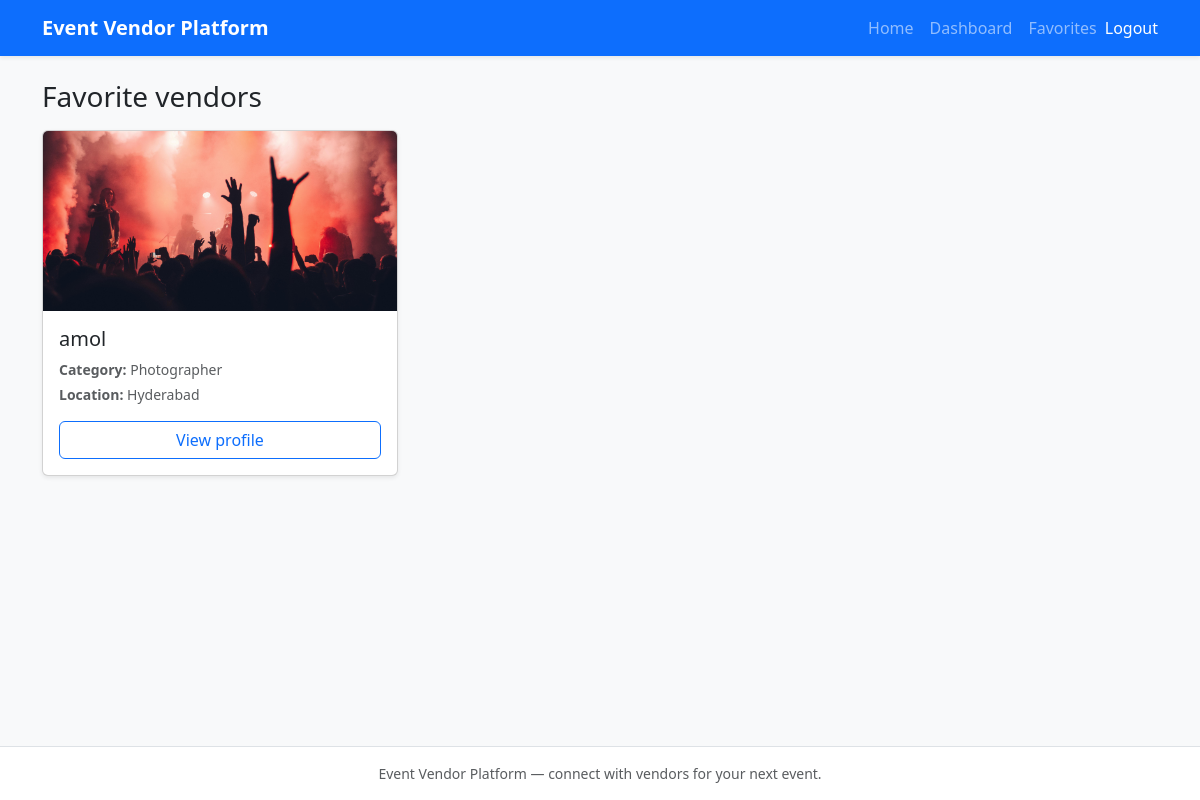
Before: /customer/favorites/ (signed in) with the older database file.
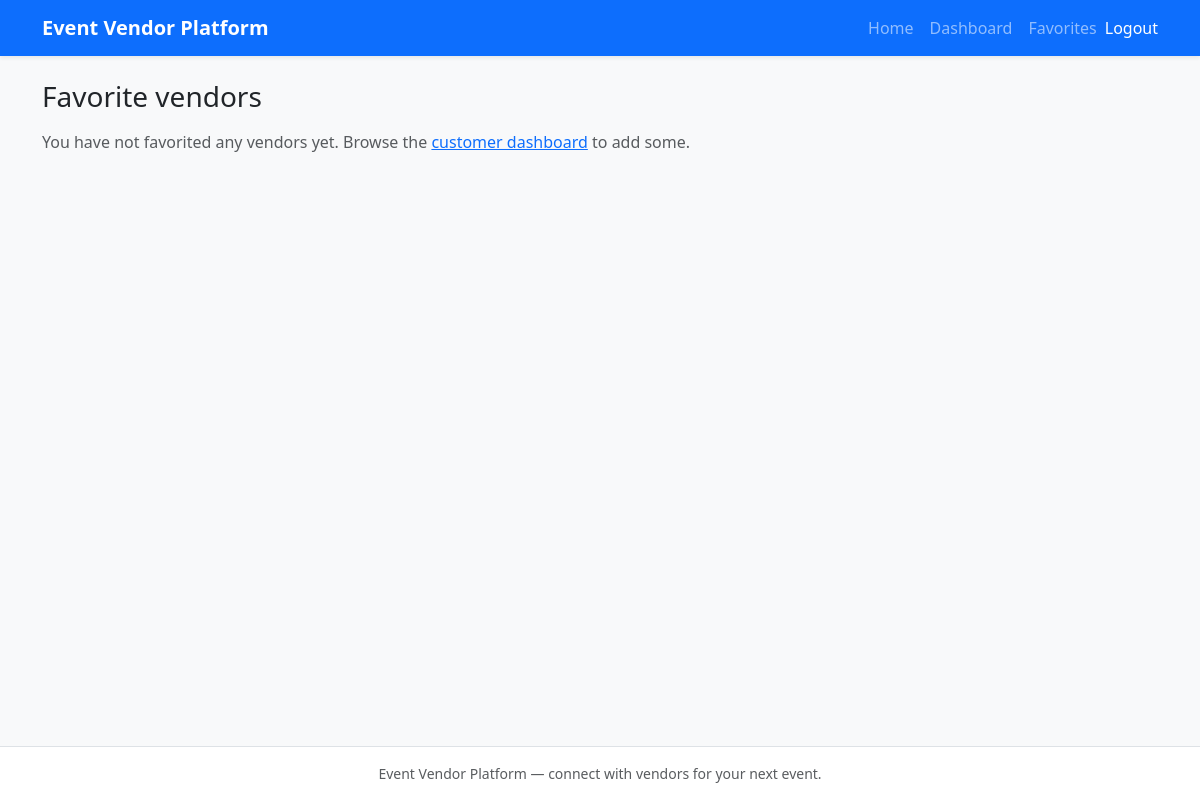
After: the same page with the newer database file.
### vendors/models.py (models this page shows, shortened)
class VendorProfile(models.Model):
    user = models.OneToOneField(
        settings.AUTH_USER_MODEL,
        on_delete=models.CASCADE,
        related_name="vendor_profile",
    )
    phone = models.CharField(max_length=20, blank=True, default="")
    category = models.CharField(max_length=100, blank=True, default="")
    location = models.CharField(max_length=200, blank=True, default="")
    description = models.TextField(blank=True, default="")
    class Meta:
        ordering = ["user__username"]
    def get_absolute_url(self):
        return reverse("vendors:vendor_profile", kwargs={"pk": self.pk})
    @property
    def display_name(self):
        return self.user.get_full_name() or self.user.username
    def category_label(self):
        return CATEGORY_LABELS.get(self.category, self.category or "—")
    def first_image(self):
        return self.media_files.filter(media_type=Media.TYPE_IMAGE).order_by("id").first()

class Media(models.Model):
    TYPE_IMAGE = "image"
    TYPE_VIDEO = "video"
    MEDIA_TYPE_CHOICES = [
        (TYPE_IMAGE, "Image"),
        (TYPE_VIDEO, "Video"),
    ]
    vendor = models.ForeignKey(
        VendorProfile,
        on_delete=models.CASCADE,
        related_name="media_files",
    )
    file = models.FileField(upload_to="vendor_media/%Y/%m/")
    media_type = models.CharField(max_length=10, choices=MEDIA_TYPE_CHOICES)
    class Meta:
        ordering = ["id"]
        verbose_name_plural = "Media"

### accounts/models.py (models this page shows, shortened)
class User(AbstractUser):
    ROLE_VENDOR = "vendor"
    ROLE_CUSTOMER = "customer"
    ROLE_CHOICES = [
        (ROLE_VENDOR, "Vendor"),
        (ROLE_CUSTOMER, "Customer"),
    ]
    role = models.CharField(
        max_length=20,
        choices=ROLE_CHOICES,
        default=ROLE_CUSTOMER,
        db_index=True,
    )
    class Meta:
        verbose_name = "User"
        verbose_name_plural = "Users"
    @property
    def is_customer(self):
        return self.role == self.ROLE_CUSTOMER

### vendors/views.py (the view)
# urls.py: path("customer/favorites/", views.favorites_list, name="favorites"),
@login_required
@require_http_methods(["GET"])
def favorites_list(request):
    if not request.user.is_customer:
        messages.warning(request, "Favorites are for customers.")
        return redirect("vendors:vendor_dashboard")
    favs = Favorite.objects.filter(customer=request.user).select_related(
        "vendor", "vendor__user"
    )
    vendor_rows = []
    for f in favs:
        v = f.vendor
        vendor_rows.append({"vendor": v, "thumb": v.first_image()})
    return render(
        request,
        "vendors/favorites.html",
        {"vendor_rows": vendor_rows},
    )

### templates/vendors/favorites.html (shortened to what this page needs)
{% extends "base.html" %}
{% block content %}
<h1 class="h3 mb-3">Favorite vendors</h1>
{% if vendor_rows %}
  <div class="row row-cols-1 row-cols-sm-2 row-cols-lg-3 g-4">
    {% for row in vendor_rows %}
      {% with v=row.vendor thumb=row.thumb %}
        <div class="col">
          <div class="card h-100 shadow-sm">
            {% if thumb %}
              <a href="{{ v.get_absolute_url }}">
                <img src="{{ thumb.file.url }}" class="card-img-top" style="height: 180px; object-fit: cover;" alt="{{ v.display_name }}">
              </a>
            {% else %}
              <div class="bg-secondary-subtle d-flex align-items-center justify-content-center" style="height: 180px;">
                <span class="text-muted small">No image yet</span>
              </div>
            {% endif %}
            <div class="card-body d-flex flex-column">
              <h2 class="h5 card-title">{{ v.display_name }}</h2>
              <p class="card-text small text-muted mb-1"><strong>Category:</strong> {{ v.category_label }}</p>
              <p class="card-text small text-muted mb-3"><strong>Location:</strong> {{ v.location|default:"—" }}</p>
              <a href="{{ v.get_absolute_url }}" class="btn btn-outline-primary mt-auto">View profile</a>
            </div>
          </div>
        </div>
      {% endwith %}
    {% endfor %}
  </div>
{% else %}
  <p class="text-muted">You have not favorited any vendors yet. Browse the <a href="{% url 'vendors:customer_dashboard' %}">customer dashboard</a> to add some.</p>
{% endif %}
{% endblock %}

### templates/base.html (shortened to what this page needs)
<!DOCTYPE html>
<html lang="en">
<head>
  <link href="https://cdn.jsdelivr.net/npm/bootstrap@5.3.3/dist/css/bootstrap.min.css" rel="stylesheet"
>
  {% load static %}
  <link rel="stylesheet" href="{% static 'css/custom.css' %}">
</head>
<body class="d-flex flex-column min-vh-100 bg-light">
  <nav class="navbar navbar-expand-lg navbar-dark bg-primary shadow-sm">
    <div class="container">
      <a class="navbar-brand fw-semibold" href="{% url 'vendors:home' %}">Event Vendor Platform</a>
      <div class="collapse navbar-collapse" id="mainNav">
        <ul class="navbar-nav ms-auto mb-2 mb-lg-0 align-items-lg-center">
          <li class="nav-item">
            <a class="nav-link" href="{% url 'vendors:home' %}">Home</a>
          </li>
          {% if user.is_authenticated %}
            <li class="nav-item">
              <a class="nav-link" href="{% url 'dashboard_redirect' %}">Dashboard</a>
            </li>
            {% if user.is_customer %}
              <li class="nav-item">
                <a class="nav-link" href="{% url 'vendors:favorites' %}">Favorites</a>
              </li>
            {% endif %}
            <li class="nav-item">
              <form action="{% url 'logout' %}" method="post" class="d-inline">
                <button type="submit" class="btn btn-link nav-link text-white text-decoration-none p-0 border-0">Logout</button>
              </form>
            </li>
          {% else %}
            <li class="nav-item"><a class="nav-link" href="{% url 'login' %}">Login</a></li>
            <li class="nav-item"><a class="nav-link" href="{% url 'register' %}">Register</a></li>
          {% endif %}
        </ul>
      </div>
    </div>
  </nav>
  <main class="flex-grow-1 py-4">
    <div class="container">
      {% block content %}{% endblock %}
    </div>
  </main>
  <footer class="border-top bg-white py-3 mt-auto">
    <div class="container text-center text-muted small">
      Event Vendor Platform — connect with vendors for your next event.
    </div>
  </footer>
</body>
</html>

Changed rows visible on the page:
removed VendorProfile: thumb.file (picture), vendor.display_name "amol", vendor.category_label "Photographer", vendor.location "Hyderabad"
Other visible differences:
text now shown: "You have not favorited any vendors yet. Browse the customer dashboard to add some."
